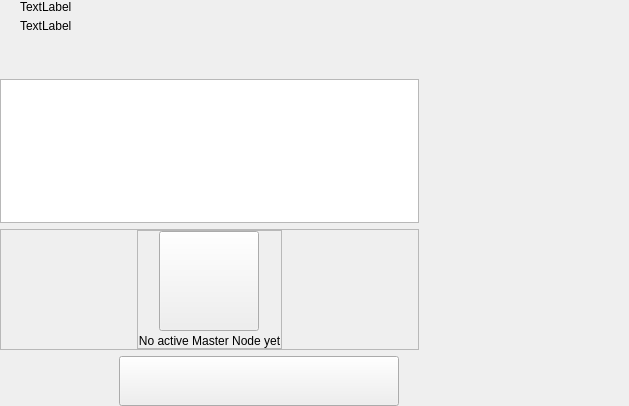
<?xml version="1.0" encoding="UTF-8"?>
<ui version="4.0">
 <class>MasterNodesWidget</class>
 <widget class="QWidget" name="MasterNodesWidget">
  <property name="geometry">
   <rect>
    <x>0</x>
    <y>0</y>
    <width>629</width>
    <height>406</height>
   </rect>
  </property>
  <property name="windowTitle">
   <string>Form</string>
  </property>
  <layout class="QHBoxLayout" name="horizontalLayout_2" stretch="2,1">
   <property name="spacing">
    <number>0</number>
   </property>
   <property name="leftMargin">
    <number>0</number>
   </property>
   <property name="topMargin">
    <number>0</number>
   </property>
   <property name="rightMargin">
    <number>0</number>
   </property>
   <property name="bottomMargin">
    <number>0</number>
   </property>
   <item>
    <widget class="QWidget" name="left" native="true">
     <layout class="QVBoxLayout" name="verticalLayout_3">
      <property name="leftMargin">
       <number>0</number>
      </property>
      <property name="topMargin">
       <number>0</number>
      </property>
      <property name="rightMargin">
       <number>0</number>
      </property>
      <property name="bottomMargin">
       <number>0</number>
      </property>
      <item>
       <layout class="QVBoxLayout" name="verticalLayout_2">
        <property name="spacing">
         <number>6</number>
        </property>
        <item>
         <layout class="QHBoxLayout" name="horizontalLayout_3">
          <property name="spacing">
           <number>0</number>
          </property>
          <property name="leftMargin">
           <number>20</number>
          </property>
          <item>
           <layout class="QVBoxLayout" name="verticalLayout_8">
            <property name="spacing">
             <number>5</number>
            </property>
            <item>
             <widget class="QLabel" name="labelTitle">
              <property name="text">
               <string>TextLabel</string>
              </property>
             </widget>
            </item>
            <item alignment="Qt::AlignTop">
             <widget class="QLabel" name="labelSubtitle1">
              <property name="text">
               <string>TextLabel</string>
              </property>
             </widget>
            </item>
           </layout>
          </item>
          <item>
           <spacer name="horizontalSpacer">
            <property name="orientation">
             <enum>Qt::Horizontal</enum>
            </property>
            <property name="sizeHint" stdset="0">
             <size>
              <width>40</width>
              <height>20</height>
             </size>
            </property>
           </spacer>
          </item>
         </layout>
        </item>
        <item>
         <spacer name="verticalSpacer_2">
          <property name="orientation">
           <enum>Qt::Vertical</enum>
          </property>
          <property name="sizeType">
           <enum>QSizePolicy::Fixed</enum>
          </property>
          <property name="sizeHint" stdset="0">
           <size>
            <width>20</width>
            <height>40</height>
           </size>
          </property>
         </spacer>
        </item>
        <item>
         <layout class="QVBoxLayout" name="verticalLayout_6"/>
        </item>
        <item>
         <widget class="QListView" name="listMn">
          <property name="mouseTracking">
           <bool>true</bool>
          </property>
         </widget>
        </item>
        <item>
         <widget class="QFrame" name="emptyContainer">
          <property name="minimumSize">
           <size>
            <width>0</width>
            <height>100</height>
           </size>
          </property>
          <property name="frameShape">
           <enum>QFrame::StyledPanel</enum>
          </property>
          <property name="frameShadow">
           <enum>QFrame::Raised</enum>
          </property>
          <layout class="QVBoxLayout" name="verticalLayout_7" stretch="1,8">
           <property name="spacing">
            <number>0</number>
           </property>
           <property name="leftMargin">
            <number>0</number>
           </property>
           <property name="topMargin">
            <number>0</number>
           </property>
           <property name="rightMargin">
            <number>0</number>
           </property>
           <property name="bottomMargin">
            <number>0</number>
           </property>
           <item>
            <spacer name="verticalSpacer">
             <property name="orientation">
              <enum>Qt::Vertical</enum>
             </property>
             <property name="sizeHint" stdset="0">
              <size>
               <width>20</width>
               <height>20</height>
              </size>
             </property>
            </spacer>
           </item>
           <item alignment="Qt::AlignHCenter|Qt::AlignVCenter">
            <widget class="QFrame" name="emptyScreen">
             <property name="sizePolicy">
              <sizepolicy hsizetype="Expanding" vsizetype="Expanding">
               <horstretch>0</horstretch>
               <verstretch>0</verstretch>
              </sizepolicy>
             </property>
             <property name="frameShape">
              <enum>QFrame::StyledPanel</enum>
             </property>
             <property name="frameShadow">
              <enum>QFrame::Raised</enum>
             </property>
             <layout class="QVBoxLayout" name="verticalLayout">
              <property name="spacing">
               <number>30</number>
              </property>
              <property name="leftMargin">
               <number>0</number>
              </property>
              <property name="topMargin">
               <number>0</number>
              </property>
              <property name="rightMargin">
               <number>0</number>
              </property>
              <property name="bottomMargin">
               <number>0</number>
              </property>
              <item alignment="Qt::AlignHCenter|Qt::AlignVCenter">
               <widget class="QPushButton" name="pushImgEmpty">
                <property name="minimumSize">
                 <size>
                  <width>100</width>
                  <height>100</height>
                 </size>
                </property>
                <property name="maximumSize">
                 <size>
                  <width>100</width>
                  <height>100</height>
                 </size>
                </property>
                <property name="focusPolicy">
                 <enum>Qt::NoFocus</enum>
                </property>
                <property name="text">
                 <string/>
                </property>
                <property name="iconSize">
                 <size>
                  <width>100</width>
                  <height>100</height>
                 </size>
                </property>
               </widget>
              </item>
              <item alignment="Qt::AlignHCenter|Qt::AlignVCenter">
               <widget class="QLabel" name="labelEmpty">
                <property name="styleSheet">
                 <string notr="true"/>
                </property>
                <property name="text">
                 <string>No active Master Node yet</string>
                </property>
                <property name="alignment">
                 <set>Qt::AlignCenter</set>
                </property>
               </widget>
              </item>
             </layout>
            </widget>
           </item>
          </layout>
         </widget>
        </item>
        <item>
         <layout class="QHBoxLayout" name="horizontalLayout_7">
          <property name="rightMargin">
           <number>20</number>
          </property>
          <item>
           <spacer name="horizontalSpacer_5">
            <property name="orientation">
             <enum>Qt::Horizontal</enum>
            </property>
            <property name="sizeType">
             <enum>QSizePolicy::Expanding</enum>
            </property>
            <property name="sizeHint" stdset="0">
             <size>
              <width>40</width>
              <height>20</height>
             </size>
            </property>
           </spacer>
          </item>
          <item>
           <widget class="QPushButton" name="pushButtonSave">
            <property name="minimumSize">
             <size>
              <width>280</width>
              <height>50</height>
             </size>
            </property>
            <property name="maximumSize">
             <size>
              <width>280</width>
              <height>50</height>
             </size>
            </property>
            <property name="focusPolicy">
             <enum>Qt::NoFocus</enum>
            </property>
            <property name="text">
             <string/>
            </property>
           </widget>
          </item>
         </layout>
        </item>
       </layout>
      </item>
     </layout>
    </widget>
   </item>
   <item>
    <widget class="QWidget" name="right" native="true">
     <layout class="QVBoxLayout" name="verticalLayout_5">
      <property name="leftMargin">
       <number>0</number>
      </property>
      <property name="topMargin">
       <number>0</number>
      </property>
      <property name="rightMargin">
       <number>0</number>
      </property>
      <property name="bottomMargin">
       <number>0</number>
      </property>
      <item>
       <layout class="QVBoxLayout" name="verticalLayout_4">
        <property name="spacing">
         <number>6</number>
        </property>
        <item>
         <widget class="OptionButton" name="btnAbout" native="true">
          <property name="minimumSize">
           <size>
            <width>0</width>
            <height>50</height>
           </size>
          </property>
         </widget>
        </item>
        <item>
         <widget class="OptionButton" name="btnAboutController" native="true">
          <property name="minimumSize">
           <size>
            <width>0</width>
            <height>50</height>
           </size>
          </property>
         </widget>
        </item>
        <item>
         <spacer name="verticalSpacer_5">
          <property name="orientation">
           <enum>Qt::Vertical</enum>
          </property>
          <property name="sizeHint" stdset="0">
           <size>
            <width>20</width>
            <height>40</height>
           </size>
          </property>
         </spacer>
        </item>
       </layout>
      </item>
     </layout>
    </widget>
   </item>
  </layout>
 </widget>
 <customwidgets>
  <customwidget>
   <class>OptionButton</class>
   <extends>QWidget</extends>
   <header>qt/pivx/optionbutton.h</header>
   <container>1</container>
  </customwidget>
 </customwidgets>
 <resources/>
 <connections/>
</ui>
